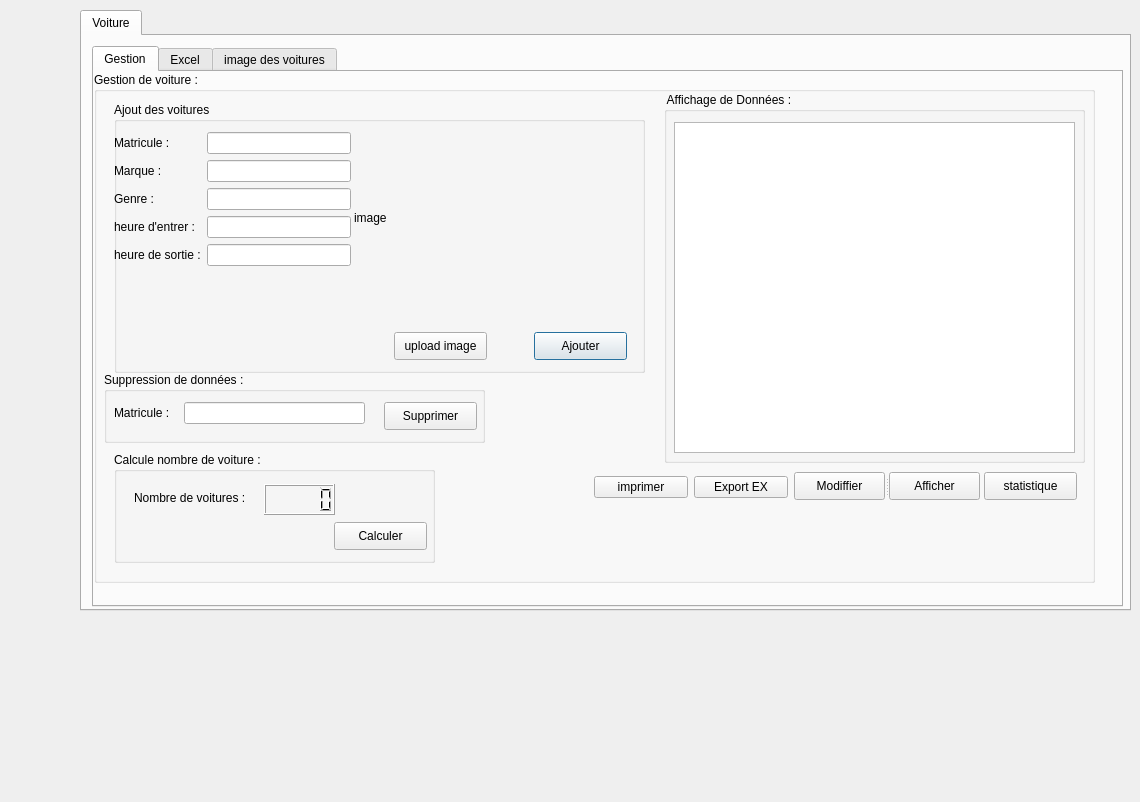
<?xml version="1.0" encoding="UTF-8"?>
<ui version="4.0">
 <class>maquette</class>
 <widget class="QDialog" name="maquette">
  <property name="geometry">
   <rect>
    <x>0</x>
    <y>0</y>
    <width>1140</width>
    <height>802</height>
   </rect>
  </property>
  <property name="windowTitle">
   <string>Dialog</string>
  </property>
  <widget class="QTabWidget" name="tabWidget">
   <property name="geometry">
    <rect>
     <x>80</x>
     <y>10</y>
     <width>1051</width>
     <height>601</height>
    </rect>
   </property>
   <property name="currentIndex">
    <number>0</number>
   </property>
   <widget class="QWidget" name="tab">
    <attribute name="title">
     <string>Voiture</string>
    </attribute>
    <widget class="QTabWidget" name="tabWidget_2">
     <property name="geometry">
      <rect>
       <x>10</x>
       <y>10</y>
       <width>1031</width>
       <height>561</height>
      </rect>
     </property>
     <property name="currentIndex">
      <number>0</number>
     </property>
     <widget class="QWidget" name="gestion">
      <attribute name="title">
       <string>Gestion</string>
      </attribute>
      <widget class="QGroupBox" name="groupBox">
       <property name="geometry">
        <rect>
         <x>0</x>
         <y>0</y>
         <width>1001</width>
         <height>511</height>
        </rect>
       </property>
       <property name="title">
        <string>Gestion de voiture :</string>
       </property>
       <widget class="QGroupBox" name="groupBox_2">
        <property name="geometry">
         <rect>
          <x>570</x>
          <y>20</y>
          <width>421</width>
          <height>371</height>
         </rect>
        </property>
        <property name="title">
         <string> Affichage de Données :</string>
        </property>
        <widget class="QTableView" name="tab_voiture">
         <property name="geometry">
          <rect>
           <x>10</x>
           <y>30</y>
           <width>401</width>
           <height>331</height>
          </rect>
         </property>
        </widget>
       </widget>
       <widget class="QGroupBox" name="groupBox_3">
        <property name="geometry">
         <rect>
          <x>20</x>
          <y>30</y>
          <width>531</width>
          <height>271</height>
         </rect>
        </property>
        <property name="title">
         <string>Ajout des voitures</string>
        </property>
        <widget class="QPushButton" name="PB_Ajout">
         <property name="geometry">
          <rect>
           <x>420</x>
           <y>230</y>
           <width>93</width>
           <height>28</height>
          </rect>
         </property>
         <property name="text">
          <string>Ajouter</string>
         </property>
        </widget>
        <widget class="QWidget" name="layoutWidget">
         <property name="geometry">
          <rect>
           <x>0</x>
           <y>30</y>
           <width>237</width>
           <height>141</height>
          </rect>
         </property>
         <layout class="QFormLayout" name="formLayout">
          <item row="0" column="0">
           <widget class="QLabel" name="label">
            <property name="text">
             <string>Matricule :</string>
            </property>
           </widget>
          </item>
          <item row="0" column="1">
           <widget class="QLineEdit" name="Matricule"/>
          </item>
          <item row="1" column="0">
           <widget class="QLabel" name="label_2">
            <property name="text">
             <string>Marque :</string>
            </property>
           </widget>
          </item>
          <item row="1" column="1">
           <widget class="QLineEdit" name="Marque"/>
          </item>
          <item row="2" column="0">
           <widget class="QLabel" name="label_3">
            <property name="text">
             <string>Genre :</string>
            </property>
           </widget>
          </item>
          <item row="2" column="1">
           <widget class="QLineEdit" name="Genre"/>
          </item>
          <item row="3" column="0">
           <widget class="QLabel" name="label_4">
            <property name="text">
             <string>heure d'entrer :</string>
            </property>
           </widget>
          </item>
          <item row="3" column="1">
           <widget class="QLineEdit" name="heure_E"/>
          </item>
          <item row="4" column="0">
           <widget class="QLabel" name="label_5">
            <property name="text">
             <string>heure de sortie :</string>
            </property>
           </widget>
          </item>
          <item row="4" column="1">
           <widget class="QLineEdit" name="heure_S"/>
          </item>
         </layout>
        </widget>
        <widget class="QLabel" name="image">
         <property name="geometry">
          <rect>
           <x>240</x>
           <y>20</y>
           <width>281</width>
           <height>191</height>
          </rect>
         </property>
         <property name="text">
          <string>image</string>
         </property>
        </widget>
        <widget class="QPushButton" name="btn_upload">
         <property name="geometry">
          <rect>
           <x>1140</x>
           <y>550</y>
           <width>93</width>
           <height>28</height>
          </rect>
         </property>
         <property name="text">
          <string>Upload</string>
         </property>
        </widget>
        <widget class="QPushButton" name="btn_upload_2">
         <property name="geometry">
          <rect>
           <x>280</x>
           <y>230</y>
           <width>93</width>
           <height>28</height>
          </rect>
         </property>
         <property name="text">
          <string>upload image</string>
         </property>
        </widget>
       </widget>
       <widget class="QGroupBox" name="groupBox_4">
        <property name="geometry">
         <rect>
          <x>10</x>
          <y>300</y>
          <width>381</width>
          <height>71</height>
         </rect>
        </property>
        <property name="title">
         <string>Suppression de données :</string>
        </property>
        <widget class="QPushButton" name="PB_supp">
         <property name="geometry">
          <rect>
           <x>280</x>
           <y>30</y>
           <width>93</width>
           <height>28</height>
          </rect>
         </property>
         <property name="text">
          <string>Supprimer</string>
         </property>
        </widget>
        <widget class="QLabel" name="label_7">
         <property name="geometry">
          <rect>
           <x>10</x>
           <y>30</y>
           <width>61</width>
           <height>21</height>
          </rect>
         </property>
         <property name="text">
          <string>Matricule :</string>
         </property>
        </widget>
        <widget class="QLineEdit" name="M_supp">
         <property name="geometry">
          <rect>
           <x>80</x>
           <y>30</y>
           <width>181</width>
           <height>22</height>
          </rect>
         </property>
        </widget>
       </widget>
       <widget class="QSplitter" name="splitter">
        <property name="geometry">
         <rect>
          <x>700</x>
          <y>400</y>
          <width>186</width>
          <height>28</height>
         </rect>
        </property>
        <property name="orientation">
         <enum>Qt::Horizontal</enum>
        </property>
        <widget class="QPushButton" name="btn_edit">
         <property name="text">
          <string>Modiffier</string>
         </property>
        </widget>
        <widget class="QPushButton" name="btn_afficher">
         <property name="text">
          <string>Afficher</string>
         </property>
        </widget>
       </widget>
       <widget class="QGroupBox" name="groupBox_5">
        <property name="geometry">
         <rect>
          <x>20</x>
          <y>380</y>
          <width>321</width>
          <height>111</height>
         </rect>
        </property>
        <property name="title">
         <string>Calcule nombre de voiture :</string>
        </property>
        <widget class="QLabel" name="label_6">
         <property name="geometry">
          <rect>
           <x>20</x>
           <y>30</y>
           <width>131</width>
           <height>31</height>
          </rect>
         </property>
         <property name="text">
          <string>Nombre de voitures :</string>
         </property>
        </widget>
        <widget class="QPushButton" name="btn_calculer">
         <property name="geometry">
          <rect>
           <x>220</x>
           <y>70</y>
           <width>93</width>
           <height>28</height>
          </rect>
         </property>
         <property name="text">
          <string>Calculer</string>
         </property>
        </widget>
        <widget class="QLCDNumber" name="res_calc">
         <property name="geometry">
          <rect>
           <x>150</x>
           <y>32</y>
           <width>71</width>
           <height>31</height>
          </rect>
         </property>
        </widget>
       </widget>
       <widget class="QPushButton" name="btn_stat">
        <property name="geometry">
         <rect>
          <x>890</x>
          <y>400</y>
          <width>93</width>
          <height>28</height>
         </rect>
        </property>
        <property name="text">
         <string>statistique</string>
        </property>
       </widget>
       <widget class="QWidget" name="layoutWidget">
        <property name="geometry">
         <rect>
          <x>500</x>
          <y>400</y>
          <width>194</width>
          <height>30</height>
         </rect>
        </property>
        <layout class="QHBoxLayout" name="horizontalLayout">
         <item>
          <widget class="QPushButton" name="btn_imp">
           <property name="text">
            <string>imprimer</string>
           </property>
          </widget>
         </item>
         <item>
          <widget class="QPushButton" name="btn_export">
           <property name="text">
            <string>Export EX</string>
           </property>
          </widget>
         </item>
        </layout>
       </widget>
      </widget>
     </widget>
     <widget class="QWidget" name="tab_4">
      <attribute name="title">
       <string>Excel</string>
      </attribute>
      <widget class="QGroupBox" name="groupBox_6">
       <property name="geometry">
        <rect>
         <x>40</x>
         <y>40</y>
         <width>701</width>
         <height>441</height>
        </rect>
       </property>
       <property name="title">
        <string>Prendre des notes :</string>
       </property>
       <widget class="QPlainTextEdit" name="transform">
        <property name="geometry">
         <rect>
          <x>10</x>
          <y>40</y>
          <width>681</width>
          <height>351</height>
         </rect>
        </property>
       </widget>
       <widget class="QPushButton" name="bt_transforme">
        <property name="geometry">
         <rect>
          <x>600</x>
          <y>400</y>
          <width>93</width>
          <height>28</height>
         </rect>
        </property>
        <property name="text">
         <string>Transformer</string>
        </property>
       </widget>
      </widget>
     </widget>
     <widget class="QWidget" name="tab_5">
      <attribute name="title">
       <string>image des voitures</string>
      </attribute>
     </widget>
    </widget>
   </widget>
  </widget>
 </widget>
 <resources/>
 <connections/>
</ui>
